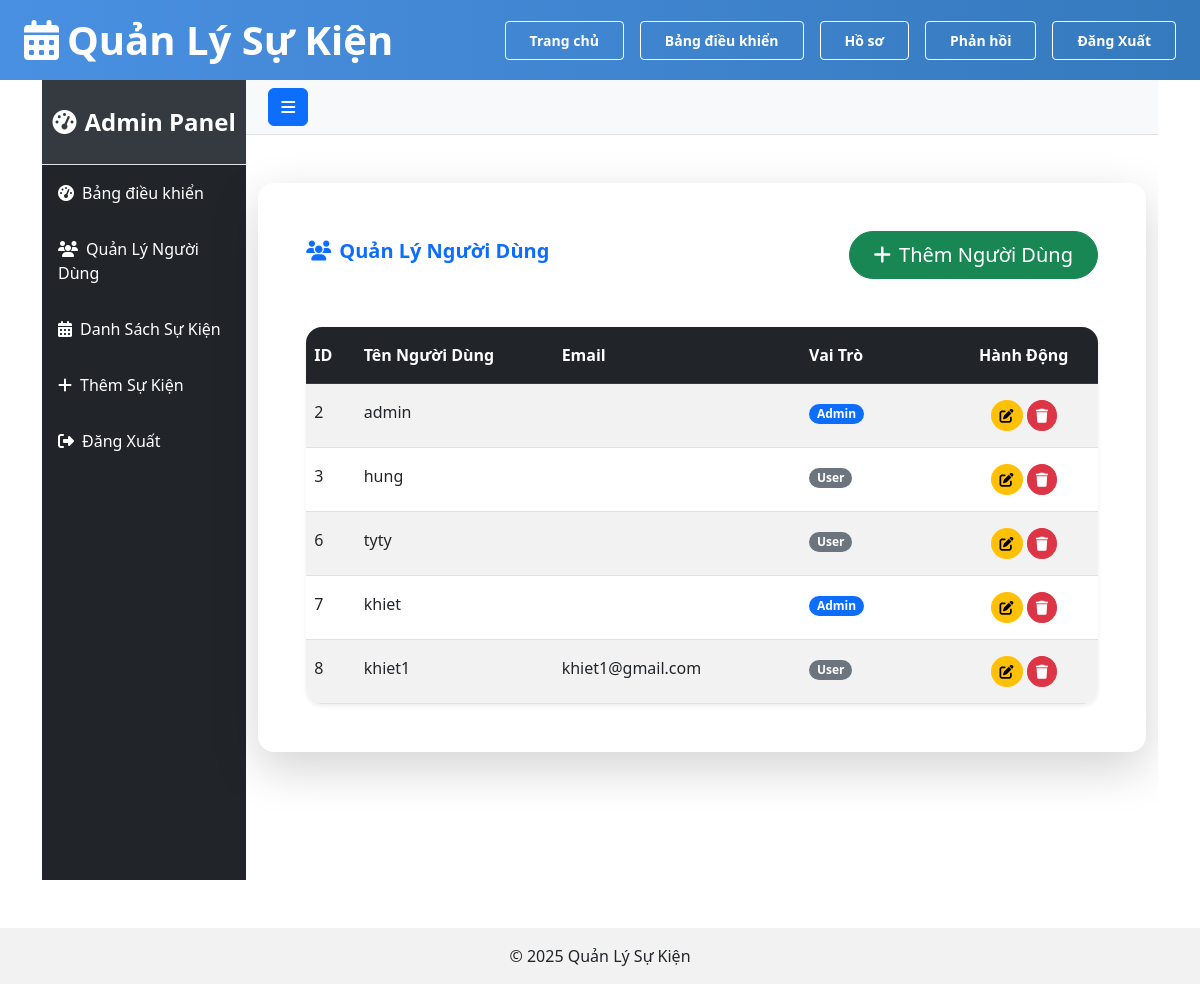
Page /?controller=user&action=index (signed in) on the committed database.
### tables this page shows
CREATE TABLE `users` (
  `id` int(11) NOT NULL,
  `username` varchar(255) NOT NULL,
  `email` varchar(255) NOT NULL,
  `password` varchar(255) NOT NULL,
  `role` enum('admin','user') DEFAULT 'user'
);

### app/controllers/UserController.php (called while the page is built, shortened)
<?php
class UserController {
    private $user;
    public function __construct() {
        require_once ROOT . '/app/models/User.php';
        $this->user = new User();
    }
    public function index() {
        $users = $this->user->getAll();
        require_once ROOT . '/app/views/users/index.php';
    }
}
?>

### app/models/User.php (called while the page is built, shortened)
<?php
class User {
    private $pdo;
    public function __construct() {
        global $pdo;
        $this->pdo = $pdo;
    }
    public function getAll() {
        $stmt = $this->pdo->query("SELECT * FROM users ORDER BY id ASC");
        return $stmt->fetchAll(PDO::FETCH_ASSOC);
    }
}
?>

### app/views/users/index.php (the view, shortened to what this page needs)
<?php require_once ROOT . '/app/views/layouts/header.php'; ?>
<div class="d-flex" id="wrapper">
    <div class="bg-dark text-white" id="sidebar-wrapper">
        <div class="sidebar-heading text-center py-4 fs-4 fw-bold border-bottom">
            <i class="fas fa-tachometer-alt me-2"></i>Admin Panel
        </div>
        <div class="list-group list-group-flush">
            <a href="?controller=event&action=dashboard"
               class="list-group-item list-group-item-action bg-dark text-white py-3">
                <i class="fas fa-tachometer-alt me-2"></i>Bảng điều khiển
            </a>
            <a href="?controller=user&action=index"
                class="list-group-item list-group-item-action bg-dark text-white py-3">
                <i class="fas fa-users me-2"></i>Quản Lý Người Dùng
            </a>
            <a href="?controller=event&action=index"
               class="list-group-item list-group-item-action bg-dark text-white py-3">
                <i class="fas fa-calendar-alt me-2"></i>Danh Sách Sự Kiện
            </a>
            <a href="?controller=event&action=add"
               class="list-group-item list-group-item-action bg-dark text-white py-3">
                <i class="fas fa-plus me-2"></i>Thêm Sự Kiện
            </a>
            <a href="?controller=auth&action=logout"
               class="list-group-item list-group-item-action bg-dark text-white py-3">
                <i class="fas fa-sign-out-alt me-2"></i>Đăng Xuất
            </a>
        </div>
    </div>
    <div id="page-content-wrapper">
        <nav class="navbar navbar-light bg-light border-bottom">
            <div class="container-fluid">
                <button class="btn btn-primary" id="sidebarToggle">
                    <i class="fas fa-bars"></i>
                </button>
            </div>
        </nav>
        <div class="container-fluid py-5">
            <div class="card border-0 shadow-lg rounded-4">
                <div class="card-body p-4 p-md-5">
                    <div class="d-flex justify-content-between align-items-center mb-5">
                        <h1 class="card-title text-primary fw-bold">
                            <i class="fas fa-users me-2"></i>Quản Lý Người Dùng
                        </h1>
                        <a href="?controller=user&action=add" class="btn btn-success btn-lg rounded-pill px-4">
                            <i class="fas fa-plus me-2"></i>Thêm Người Dùng
                        </a>
                    </div>
                    <div class="table-responsive rounded-4 shadow-sm">
                        <table class="table table-striped table-hover mb-0">
                            <thead class="table-dark">
                                <tr>
                                    <th width="5%" class="py-3">ID</th>
                                    <th width="20%" class="py-3">Tên Người Dùng</th>
                                    <th width="25%" class="py-3">Email</th>
                                    <th width="15%" class="py-3">Vai Trò</th>
                                    <th width="15%" class="py-3 text-center">Hành Động</th>
                                </tr>
                            </thead>
                            <tbody>
                                <?php if(empty($users)): ?>
                                    <tr>
                                        <td colspan="5" class="text-center py-5">
                                            <div class="text-muted my-4">
                                                <i class="fas fa-users-slash fa-4x mb-3 text-secondary"></i>
                                                <p class="fs-5 mb-0">Không có người dùng nào</p>
                                            </div>
                                        </td>
                                    </tr>
                                <?php else: ?>
                                    <?php foreach($users as $user): ?>
                                        <tr>
                                            <td class="py-3"><?= htmlspecialchars($user['id']) ?></td>
                                            <td class="py-3"><?= htmlspecialchars($user['username']) ?></td>
                                            <td class="py-3"><?= htmlspecialchars($user['email']) ?></td>
                                            <td class="py-3">
                                                <span class="badge bg-<?= $user['role'] === 'admin' ? 'primary' : 'secondary' ?> rounded-pill">
                                                    <?= $user['role'] === 'admin' ? 'Admin' : 'User' ?>
                                                </span>
                                            </td>
                                            <td class="py-3 text-center">
                                                <a href="?controller=user&action=edit&id=<?= $user['id'] ?>"
                                                   class="btn btn-sm btn-warning rounded-circle" title="Sửa">
                                                    <i class="fas fa-edit"></i>
                                                </a>
                                                <a href="?controller=user&action=delete&id=<?= $user['id'] ?>"
                                                   class="btn btn-sm btn-danger rounded-circle"
                                                   title="Xóa"
                                                   onclick="return confirm('Bạn có chắc muốn xóa người dùng này?')">
                                                    <i class="fas fa-trash"></i>
                                                </a>
                                            </td>
                                        </tr>
                                    <?php endforeach; ?>
                                <?php endif; ?>
                            </tbody>
                        </table>
                    </div>
                </div>
            </div>
        </div>
    </div>
</div>
<?php require_once ROOT . '/app/views/layouts/footer.php'; ?>

### public/css/style.css (style rules this page uses)
:root { --primary-color: #4361ee; --primary-hover: #3a56d4; --secondary-color: #6c757d; --secondary-hover: #5a6268; --success-color: #10b981; --success-hover: #0ea271; --text-color: #333; --text-light: #4a5568; --bg-color: #f8f9fa; --card-bg: #ffffff; --border-color: #e2e8f0; --shadow-sm: 0 2px 10px rgba(0, 0, 0, 0.05); --shadow-md: 0 5px 15px rgba(0, 0, 0, 0.05); --shadow-lg: 0 8px 20px rgba(0, 0, 0, 0.1); --transition: all 0.3s ease; }
* { box-sizing: border-box; margin: 0; padding: 0; }
body { font-family: 'Poppins', -apple-system, BlinkMacSystemFont, 'Segoe UI', sans-serif; background-color: var(--bg-color); color: var(--text-color); line-height: 1.6; -webkit-font-smoothing: antialiased; -moz-osx-font-smoothing: grayscale; }
a { text-decoration: none; color: inherit; }
.card { background: var(--card-bg); border-radius: 12px; box-shadow: var(--shadow-md); overflow: hidden; transition: var(--transition); }
.card-body { padding: 1.5rem; }
.card-title { font-size: 1.25rem; margin-bottom: 0.75rem; color: var(--text-color); }
.btn { display: inline-flex; align-items: center; justify-content: center; padding: 0.75rem 1.5rem; border-radius: 6px; font-weight: 500; cursor: pointer; transition: var(--transition); border: none; font-size: 0.95rem; gap: 0.5rem; }
.btn-primary { background-color: var(--primary-color); color: white; }
.btn-success { background-color: var(--success-color); color: white; }
.text-center { text-align: center; }
.mb-5 { margin-bottom: 2rem; }

### app/views/layouts/header.php (style rules this page uses)
body { margin: 0; padding: 0; overflow-x: hidden; }

### app/views/users/index.php (style rules this page uses)
#wrapper { overflow-x: hidden; }
#sidebar-wrapper { min-height: 100vh; width: 250px; transition: margin 0.25s ease-out; }
#sidebar-wrapper .sidebar-heading { background: #343a40; }
#sidebar-wrapper .list-group-item { border: none; }
#page-content-wrapper { width: 100%; transition: margin 0.25s ease-out; }
#sidebarToggle { margin-left: 10px; }

### rows in the picture
users: id "2", username "admin", role "Admin"
users: id "3", username "hung", role "User"
users: id "6", username "tyty", role "User"
users: id "7", username "khiet", role "Admin"
users: id "8", username "khiet1", email "khiet1@gmail.com", role "User"
